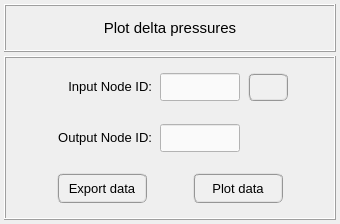
<?xml version="1.0" encoding="UTF-8"?>
<ui version="4.0">
 <class>Form</class>
 <widget class="QWidget" name="Form">
  <property name="geometry">
   <rect>
    <x>0</x>
    <y>0</y>
    <width>340</width>
    <height>224</height>
   </rect>
  </property>
  <property name="minimumSize">
   <size>
    <width>0</width>
    <height>224</height>
   </size>
  </property>
  <property name="maximumSize">
   <size>
    <width>16777215</width>
    <height>224</height>
   </size>
  </property>
  <property name="windowTitle">
   <string>Form</string>
  </property>
  <layout class="QGridLayout" name="gridLayout">
   <property name="leftMargin">
    <number>4</number>
   </property>
   <property name="topMargin">
    <number>4</number>
   </property>
   <property name="rightMargin">
    <number>4</number>
   </property>
   <property name="bottomMargin">
    <number>4</number>
   </property>
   <property name="spacing">
    <number>4</number>
   </property>
   <item row="0" column="0">
    <widget class="QFrame" name="frame_title">
     <property name="minimumSize">
      <size>
       <width>320</width>
       <height>48</height>
      </size>
     </property>
     <property name="maximumSize">
      <size>
       <width>16777215</width>
       <height>48</height>
      </size>
     </property>
     <property name="frameShape">
      <enum>QFrame::Box</enum>
     </property>
     <property name="frameShadow">
      <enum>QFrame::Raised</enum>
     </property>
     <property name="lineWidth">
      <number>1</number>
     </property>
     <layout class="QGridLayout" name="gridLayout_10">
      <property name="leftMargin">
       <number>0</number>
      </property>
      <property name="topMargin">
       <number>0</number>
      </property>
      <property name="rightMargin">
       <number>0</number>
      </property>
      <property name="bottomMargin">
       <number>0</number>
      </property>
      <property name="spacing">
       <number>0</number>
      </property>
      <item row="0" column="0">
       <widget class="QLabel" name="title">
        <property name="minimumSize">
         <size>
          <width>0</width>
          <height>30</height>
         </size>
        </property>
        <property name="maximumSize">
         <size>
          <width>410</width>
          <height>30</height>
         </size>
        </property>
        <property name="font">
         <font>
          <pointsize>11</pointsize>
          <weight>50</weight>
          <italic>false</italic>
          <bold>false</bold>
         </font>
        </property>
        <property name="text">
         <string>&lt;html&gt;&lt;head/&gt;&lt;body&gt;&lt;p align=&quot;center&quot;&gt;Plot delta pressures&lt;/p&gt;&lt;/body&gt;&lt;/html&gt;</string>
        </property>
        <property name="textFormat">
         <enum>Qt::AutoText</enum>
        </property>
        <property name="alignment">
         <set>Qt::AlignCenter</set>
        </property>
       </widget>
      </item>
     </layout>
    </widget>
   </item>
   <item row="1" column="0">
    <widget class="QFrame" name="frame_main">
     <property name="minimumSize">
      <size>
       <width>320</width>
       <height>0</height>
      </size>
     </property>
     <property name="maximumSize">
      <size>
       <width>480</width>
       <height>360</height>
      </size>
     </property>
     <property name="frameShape">
      <enum>QFrame::Box</enum>
     </property>
     <property name="frameShadow">
      <enum>QFrame::Raised</enum>
     </property>
     <layout class="QGridLayout" name="gridLayout_8">
      <property name="leftMargin">
       <number>4</number>
      </property>
      <property name="topMargin">
       <number>4</number>
      </property>
      <property name="rightMargin">
       <number>4</number>
      </property>
      <property name="bottomMargin">
       <number>4</number>
      </property>
      <property name="horizontalSpacing">
       <number>4</number>
      </property>
      <property name="verticalSpacing">
       <number>0</number>
      </property>
      <item row="0" column="0">
       <widget class="QFrame" name="frame_input">
        <property name="minimumSize">
         <size>
          <width>0</width>
          <height>48</height>
         </size>
        </property>
        <property name="frameShape">
         <enum>QFrame::NoFrame</enum>
        </property>
        <property name="frameShadow">
         <enum>QFrame::Raised</enum>
        </property>
        <layout class="QGridLayout" name="gridLayout_5">
         <property name="leftMargin">
          <number>2</number>
         </property>
         <property name="topMargin">
          <number>2</number>
         </property>
         <property name="rightMargin">
          <number>2</number>
         </property>
         <property name="bottomMargin">
          <number>2</number>
         </property>
         <property name="horizontalSpacing">
          <number>8</number>
         </property>
         <property name="verticalSpacing">
          <number>2</number>
         </property>
         <item row="0" column="3">
          <widget class="QPushButton" name="pushButton_flip_nodes">
           <property name="minimumSize">
            <size>
             <width>40</width>
             <height>28</height>
            </size>
           </property>
           <property name="maximumSize">
            <size>
             <width>40</width>
             <height>28</height>
            </size>
           </property>
           <property name="font">
            <font>
             <family>MS Shell Dlg 2</family>
             <pointsize>11</pointsize>
             <weight>75</weight>
             <italic>false</italic>
             <bold>true</bold>
            </font>
           </property>
           <property name="toolTip">
            <string>Press to flip nodes.</string>
           </property>
           <property name="styleSheet">
            <string notr="true">QPushButton{border-radius: 6px; border-color: rgb(150, 150, 150); border-style: ridge; border-width: 2px; color: rgb(0, 0, 0); background-color: rgb(240, 240, 240)}
QPushButton:hover{border-radius: 6px; border-color: rgb(0, 170, 255); border-style: ridge; border-width: 2px; color: rgb(0, 0, 0); background-color: rgba(174, 213, 255, 100)}
QPushButton:pressed{border-radius: 6px; border-color: rgb(0, 170, 255); border-style: ridge; border-width: 2px; color: rgb(0, 0, 0); background-color: rgb(174, 213, 255)}
QPushButton:disabled{border-radius: 6px; border-color: rgb(150, 150, 150); border-style: ridge; border-width: 0px; color: rgb(150,150, 150); background-color: rgb(220, 220, 220)}</string>
           </property>
           <property name="text">
            <string/>
           </property>
           <property name="iconSize">
            <size>
             <width>20</width>
             <height>20</height>
            </size>
           </property>
           <property name="flat">
            <bool>false</bool>
           </property>
          </widget>
         </item>
         <item row="0" column="1">
          <widget class="QLabel" name="Input_NodeID">
           <property name="minimumSize">
            <size>
             <width>100</width>
             <height>28</height>
            </size>
           </property>
           <property name="maximumSize">
            <size>
             <width>100</width>
             <height>28</height>
            </size>
           </property>
           <property name="font">
            <font>
             <pointsize>10</pointsize>
             <weight>50</weight>
             <italic>false</italic>
             <bold>false</bold>
            </font>
           </property>
           <property name="text">
            <string>&lt;html&gt;&lt;head/&gt;&lt;body&gt;&lt;p align=&quot;right&quot;&gt;Input Node ID:&lt;/p&gt;&lt;/body&gt;&lt;/html&gt;</string>
           </property>
           <property name="alignment">
            <set>Qt::AlignCenter</set>
           </property>
          </widget>
         </item>
         <item row="0" column="2">
          <widget class="QLineEdit" name="lineEdit_input_node_id">
           <property name="minimumSize">
            <size>
             <width>80</width>
             <height>28</height>
            </size>
           </property>
           <property name="maximumSize">
            <size>
             <width>80</width>
             <height>28</height>
            </size>
           </property>
           <property name="font">
            <font>
             <pointsize>10</pointsize>
            </font>
           </property>
           <property name="layoutDirection">
            <enum>Qt::LeftToRight</enum>
           </property>
           <property name="styleSheet">
            <string notr="true">QLineEdit{color: rgb(0, 0, 0); background-color: rgb(250, 250, 250)}
QLineEdit:disabled{color: rgb(100, 100, 100); background-color: rgb(240, 240, 240)}</string>
           </property>
           <property name="alignment">
            <set>Qt::AlignCenter</set>
           </property>
          </widget>
         </item>
         <item row="0" column="0">
          <spacer name="horizontalSpacer_6">
           <property name="orientation">
            <enum>Qt::Horizontal</enum>
           </property>
           <property name="sizeHint" stdset="0">
            <size>
             <width>40</width>
             <height>20</height>
            </size>
           </property>
          </spacer>
         </item>
         <item row="0" column="4">
          <spacer name="horizontalSpacer_7">
           <property name="orientation">
            <enum>Qt::Horizontal</enum>
           </property>
           <property name="sizeHint" stdset="0">
            <size>
             <width>40</width>
             <height>20</height>
            </size>
           </property>
          </spacer>
         </item>
        </layout>
       </widget>
      </item>
      <item row="1" column="0">
       <widget class="QFrame" name="frame_output">
        <property name="minimumSize">
         <size>
          <width>0</width>
          <height>48</height>
         </size>
        </property>
        <property name="frameShape">
         <enum>QFrame::NoFrame</enum>
        </property>
        <property name="frameShadow">
         <enum>QFrame::Raised</enum>
        </property>
        <layout class="QGridLayout" name="gridLayout_3">
         <property name="leftMargin">
          <number>2</number>
         </property>
         <property name="topMargin">
          <number>2</number>
         </property>
         <property name="rightMargin">
          <number>2</number>
         </property>
         <property name="bottomMargin">
          <number>2</number>
         </property>
         <property name="horizontalSpacing">
          <number>8</number>
         </property>
         <property name="verticalSpacing">
          <number>2</number>
         </property>
         <item row="0" column="2">
          <widget class="QLineEdit" name="lineEdit_output_node_id">
           <property name="minimumSize">
            <size>
             <width>80</width>
             <height>28</height>
            </size>
           </property>
           <property name="maximumSize">
            <size>
             <width>80</width>
             <height>28</height>
            </size>
           </property>
           <property name="font">
            <font>
             <pointsize>10</pointsize>
            </font>
           </property>
           <property name="layoutDirection">
            <enum>Qt::LeftToRight</enum>
           </property>
           <property name="styleSheet">
            <string notr="true">QLineEdit{color: rgb(0, 0, 0); background-color: rgb(250, 250, 250)}
QLineEdit:disabled{color: rgb(100, 100, 100); background-color: rgb(240, 240, 240)}</string>
           </property>
           <property name="alignment">
            <set>Qt::AlignCenter</set>
           </property>
          </widget>
         </item>
         <item row="0" column="1">
          <widget class="QLabel" name="Output_NodeID">
           <property name="minimumSize">
            <size>
             <width>100</width>
             <height>28</height>
            </size>
           </property>
           <property name="maximumSize">
            <size>
             <width>100</width>
             <height>28</height>
            </size>
           </property>
           <property name="font">
            <font>
             <pointsize>10</pointsize>
             <weight>50</weight>
             <italic>false</italic>
             <bold>false</bold>
            </font>
           </property>
           <property name="text">
            <string>&lt;html&gt;&lt;head/&gt;&lt;body&gt;&lt;p align=&quot;right&quot;&gt;Output Node ID:&lt;/p&gt;&lt;/body&gt;&lt;/html&gt;</string>
           </property>
           <property name="alignment">
            <set>Qt::AlignCenter</set>
           </property>
          </widget>
         </item>
         <item row="0" column="4">
          <spacer name="horizontalSpacer_4">
           <property name="orientation">
            <enum>Qt::Horizontal</enum>
           </property>
           <property name="sizeHint" stdset="0">
            <size>
             <width>40</width>
             <height>20</height>
            </size>
           </property>
          </spacer>
         </item>
         <item row="0" column="3">
          <widget class="QFrame" name="frame">
           <property name="minimumSize">
            <size>
             <width>40</width>
             <height>28</height>
            </size>
           </property>
           <property name="maximumSize">
            <size>
             <width>40</width>
             <height>28</height>
            </size>
           </property>
           <property name="frameShape">
            <enum>QFrame::NoFrame</enum>
           </property>
           <property name="frameShadow">
            <enum>QFrame::Raised</enum>
           </property>
          </widget>
         </item>
         <item row="0" column="0">
          <spacer name="horizontalSpacer_5">
           <property name="orientation">
            <enum>Qt::Horizontal</enum>
           </property>
           <property name="sizeHint" stdset="0">
            <size>
             <width>40</width>
             <height>20</height>
            </size>
           </property>
          </spacer>
         </item>
        </layout>
       </widget>
      </item>
      <item row="2" column="0">
       <widget class="QFrame" name="frame_buttons">
        <property name="minimumSize">
         <size>
          <width>0</width>
          <height>48</height>
         </size>
        </property>
        <property name="maximumSize">
         <size>
          <width>16777215</width>
          <height>16777215</height>
         </size>
        </property>
        <property name="frameShape">
         <enum>QFrame::NoFrame</enum>
        </property>
        <property name="frameShadow">
         <enum>QFrame::Raised</enum>
        </property>
        <layout class="QGridLayout" name="gridLayout_12">
         <property name="leftMargin">
          <number>0</number>
         </property>
         <property name="topMargin">
          <number>0</number>
         </property>
         <property name="rightMargin">
          <number>0</number>
         </property>
         <property name="bottomMargin">
          <number>0</number>
         </property>
         <property name="spacing">
          <number>0</number>
         </property>
         <item row="0" column="0">
          <spacer name="horizontalSpacer_8">
           <property name="orientation">
            <enum>Qt::Horizontal</enum>
           </property>
           <property name="sizeHint" stdset="0">
            <size>
             <width>40</width>
             <height>20</height>
            </size>
           </property>
          </spacer>
         </item>
         <item row="0" column="1">
          <widget class="QPushButton" name="pushButton_export_data">
           <property name="minimumSize">
            <size>
             <width>90</width>
             <height>30</height>
            </size>
           </property>
           <property name="maximumSize">
            <size>
             <width>90</width>
             <height>30</height>
            </size>
           </property>
           <property name="font">
            <font>
             <family>MS Shell Dlg 2</family>
             <pointsize>10</pointsize>
             <weight>50</weight>
             <italic>false</italic>
             <bold>false</bold>
            </font>
           </property>
           <property name="styleSheet">
            <string notr="true">QPushButton{border-radius: 6px; border-color: rgb(150, 150, 150); border-style: ridge; border-width: 2px; color: rgb(0, 0, 0); background-color: rgb(240, 240, 240)}
QPushButton:hover{border-radius: 6px; border-color: rgb(0, 170, 255); border-style: ridge; border-width: 2px; color: rgb(0, 0, 0); background-color: rgba(174, 213, 255, 100)}
QPushButton:pressed{border-radius: 6px; border-color: rgb(0, 170, 255); border-style: ridge; border-width: 2px; color: rgb(0, 0, 0); background-color: rgb(174, 213, 255)}
QPushButton:disabled{border-radius: 6px; border-color: rgb(150, 150, 150); border-style: ridge; border-width: 0px; color: rgb(150,150, 150); background-color: rgb(220, 220, 220)}</string>
           </property>
           <property name="text">
            <string>Export data</string>
           </property>
           <property name="flat">
            <bool>false</bool>
           </property>
          </widget>
         </item>
         <item row="0" column="3">
          <widget class="QPushButton" name="pushButton_plot_data">
           <property name="minimumSize">
            <size>
             <width>90</width>
             <height>30</height>
            </size>
           </property>
           <property name="maximumSize">
            <size>
             <width>90</width>
             <height>30</height>
            </size>
           </property>
           <property name="font">
            <font>
             <family>MS Shell Dlg 2</family>
             <pointsize>10</pointsize>
             <weight>50</weight>
             <italic>false</italic>
             <bold>false</bold>
            </font>
           </property>
           <property name="styleSheet">
            <string notr="true">QPushButton{border-radius: 6px; border-color: rgb(150, 150, 150); border-style: ridge; border-width: 2px; color: rgb(0, 0, 0); background-color: rgb(240, 240, 240)}
QPushButton:hover{border-radius: 6px; border-color: rgb(0, 170, 255); border-style: ridge; border-width: 2px; color: rgb(0, 0, 0); background-color: rgba(174, 213, 255, 100)}
QPushButton:pressed{border-radius: 6px; border-color: rgb(0, 170, 255); border-style: ridge; border-width: 2px; color: rgb(0, 0, 0); background-color: rgb(174, 213, 255)}
QPushButton:disabled{border-radius: 6px; border-color: rgb(150, 150, 150); border-style: ridge; border-width: 0px; color: rgb(150,150, 150); background-color: rgb(220, 220, 220)}</string>
           </property>
           <property name="text">
            <string>Plot data</string>
           </property>
          </widget>
         </item>
         <item row="0" column="2">
          <spacer name="horizontalSpacer_9">
           <property name="orientation">
            <enum>Qt::Horizontal</enum>
           </property>
           <property name="sizeHint" stdset="0">
            <size>
             <width>40</width>
             <height>20</height>
            </size>
           </property>
          </spacer>
         </item>
         <item row="0" column="4">
          <spacer name="horizontalSpacer_10">
           <property name="orientation">
            <enum>Qt::Horizontal</enum>
           </property>
           <property name="sizeHint" stdset="0">
            <size>
             <width>40</width>
             <height>20</height>
            </size>
           </property>
          </spacer>
         </item>
        </layout>
       </widget>
      </item>
     </layout>
    </widget>
   </item>
  </layout>
 </widget>
 <resources/>
 <connections/>
</ui>
